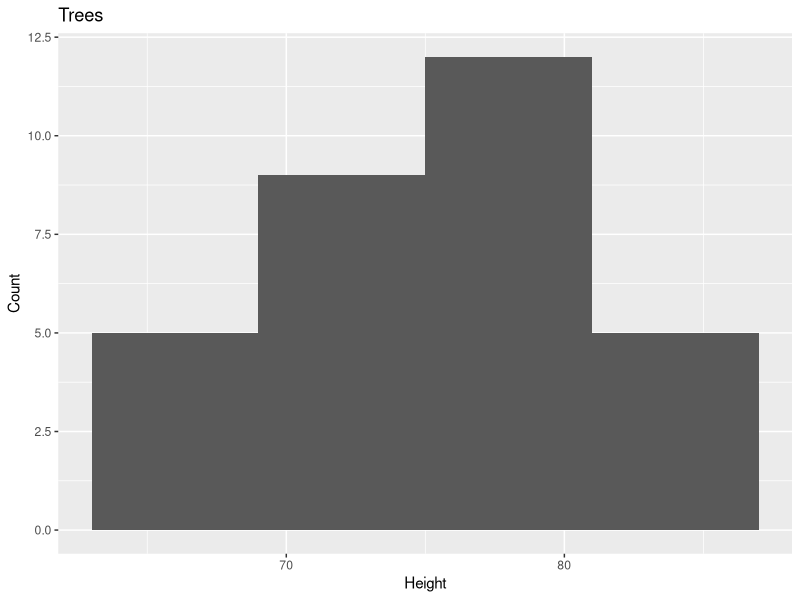

Generate this figure with R:
## ---- chunk 1
head(trees)
## ---- chunk 2
ggplot2::qplot(trees$Height, geom="histogram", bins=5) +
  ggplot2::ggtitle("Trees") +
  ggplot2::xlab("Height") +
  ggplot2::ylab("Count")
## ---- chunk 3
df = trees[order(trees$Height), # Reorder rows by Height
           c('Girth', 'Volume', 'Height')] # Reorder columns as described
## ---- chunk 4
head(df)
## ---- chunk 5
total_height = sum(df$Height)
df$Height_Cum = cumsum(df$Height)
df$Height_Prop = df$Height_Cum / total_height
head(df)
## ---- chunk 6
v = c(1, 2, 'three')
typeof(v)
print(v)
## ---- chunk 7
ll = list(c(1, 2), c(3, 4)) # Exactly what you asked for - a list of two vectors.
str(ll)
## ---- chunk 8
v = c('a' = 1, 'b' = 2)
## ---- chunk 9
dim(c(1,2,3))
## ---- chunk 10
M = 1:9 * 2
dim(M) = c(3, 3)

M = array(1:9 * 2, c(3, 3)) # Use the built-in constructor for general arrays

M = matrix(1:9 * 2, ncol=3, nrow=3) # Built-in constructor for matrices
## ---- chunk 11
set.seed(42)
df = data.frame(Numbers = rweibull(4, 1.5),
                Counts = sample(1:100, 4, replace=TRUE),
                Characters = sample(letters, 4))
df
df[1] # Get a data frame containing only the first column of df
df[c(1, 2), 'Characters'] # Get 1st and 2nd row of Characters column
